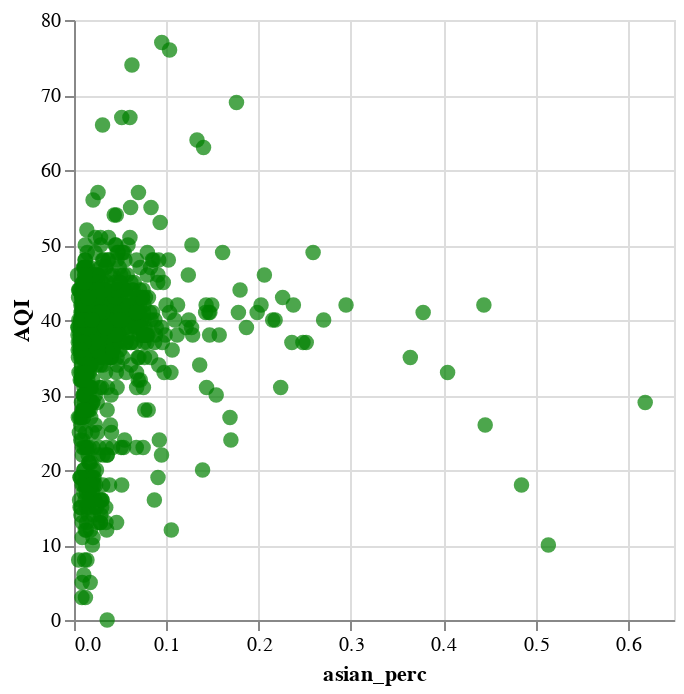

Notebook code for this chart:
### Code cell
asian

### Figure 1 — Vega-Lite specification as saved in the notebook (floating-point values rounded to 4 significant figures; data arrays with more than 128 entries replaced by an {"elided": "..."} marker saying what was removed)
{"config": {"view": {"continuousWidth": 300, "continuousHeight": 300}}, "data": {"name": "data-974d8b3b1e05bf63a0fb5c0d7623912f"}, "mark": {"type": "circle", "color": "green", "size": 60}, "encoding": {"x": {"field": "asian_perc", "type": "quantitative"}, "y": {"field": "AQI", "type": "quantitative"}}, "$schema": "https://vega.github.io/schema/vega-lite/v5.15.1.json", "datasets": {"data-974d8b3b1e05bf63a0fb5c0d7623912f": {"elided": "966 records"}}}
